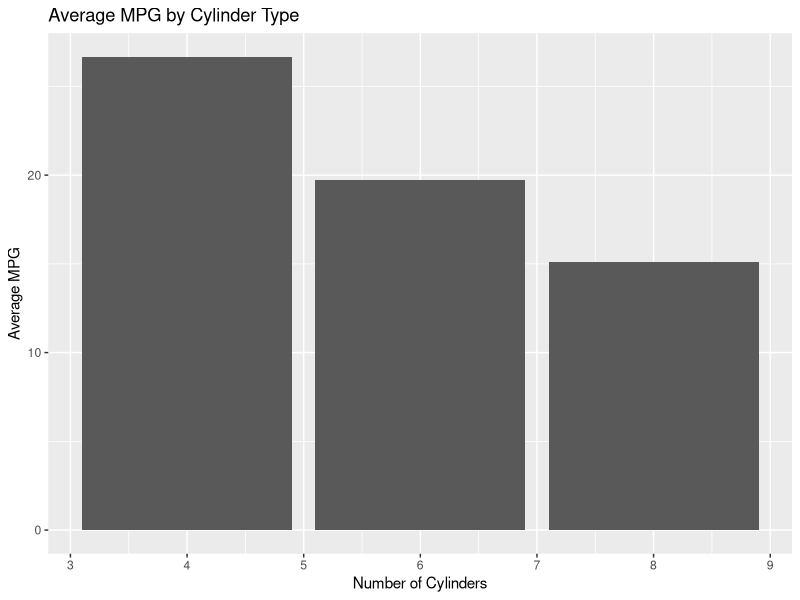

This figure's R source:
# install and load necessary packages
install.packages("dplyr")
install.packages("ggplot2")
# load the packages
library(dplyr)
library(ggplot2)

# Load the mtcars dataset
data("mtcars")
# Display the first few rows of the dataset
head(mtcars)

# Calculate the average (mean) miles per gallon (mpg) for each cylinder type (cyl)
average_mpg_by_cyl <- mtcars %>%
  group_by(cyl) %>%
  summarize(average_mpg = mean(mpg))

# Create a bar chart to visualize the average mpg by cylinder type
ggplot(average_mpg_by_cyl, aes(x = cyl, y = average_mpg)) +
  geom_bar(stat = "identity") +
  labs(
    title = "Average MPG by Cylinder Type",
    x = "Number of Cylinders",
    y = "Average MPG"
  )
